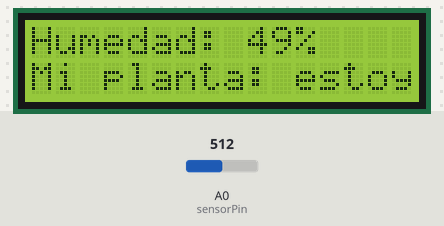
This sketch was run on a simulated Arduino Uno, built with avr-gcc and run on an emulated ATmega328P. Shown: 16×2 character LCD. The inputs (shaded band) are chosen by the test bench; at power-on: A0 (sensorPin) = 512. What the sketch prints to the serial monitor is not drawn.

Above: at 3.2 s.
3.3 s: A0 (sensorPin) set to 599
At 5.5 s:
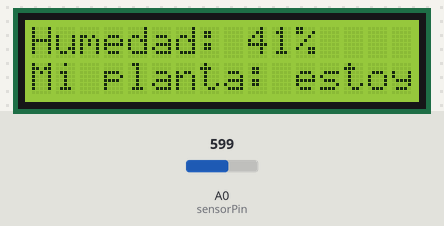
6.0 s: A0 (sensorPin) set to 622
At 7.1 s:
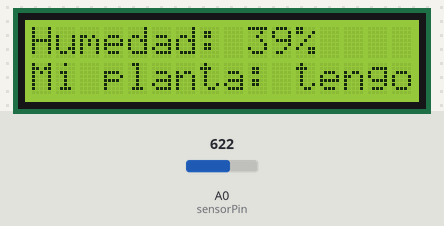
8.7 s: A0 (sensorPin) set to 306
At 11.4 s:
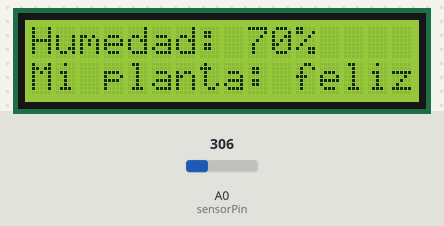
Timing chart, 0 to 12.9 s (numbered marks = the images above; inputs shaded):
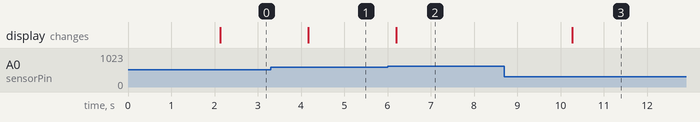

Measured:
- the behaviour switches between 613 and 614 on A0 (sensorPin) (found by bisection; images 1 and 2)
- after the input at 3.3 s, the display: changes after 0.87 s (image 1)
- after the input at 6.0 s, the display: changes after 0.20 s (image 2)
- after the input at 8.7 s, the display: changes after 1.6 s (image 3)

The sketch:

CodigoSensorDeHumedadPantallaI2C.ino
```cpp
#include <Wire.h>
#include <LiquidCrystal_I2C.h>

// Dirección I2C del LCD (puede ser 0x27 o 0x3F)
LiquidCrystal_I2C lcd(0x27, 16, 2);

const int sensorPin = A0;
int valorSensor = 0;
int humedad = 0;

void setup() {
  lcd.init();
  lcd.backlight();
  Serial.begin(9600);

  lcd.setCursor(0, 0);
  lcd.print("Sensor de Humedad");
  lcd.setCursor(0, 1);
  lcd.print("Iniciando...");
  delay(2000);
  lcd.clear();
}

void loop() {
  valorSensor = analogRead(sensorPin);

  // Convierte el valor a porcentaje (ajústalo si se invierte)
  humedad = map(valorSensor, 1023, 0, 0, 100);

  Serial.print("Humedad: ");
  Serial.print(humedad);
  Serial.println("%");

  lcd.setCursor(0, 0);
  lcd.print("Humedad: ");
  lcd.print(humedad);
  lcd.print("%   "); // limpia texto sobrante

  lcd.setCursor(0, 1);
  if (humedad < 40) {
    lcd.print("Mi planta: tengo sed");
  } else if (humedad >= 40 && humedad < 70) {
    lcd.print("Mi planta: estoy bien");
  } else {
    lcd.print("Mi planta: feliz :) ");
  }

  delay(2000);
}
```
